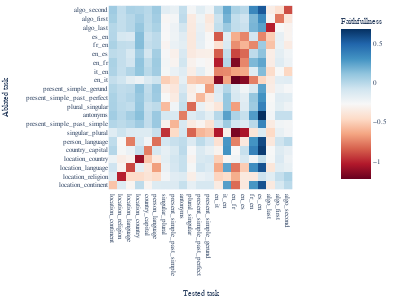

The cell this chart's notebook holds for it:
### Code cell
import numpy as np 

task_names = [x for x in task_names if x not in ["person_profession", "football_player_position"]]
heatmap_data = np.zeros((len(task_names), len(task_names)))


for i, first_task in enumerate(task_names):
    _faith = result_dict[(first_task, first_task)]["faithfullness"]
    idx = [i for i, x in enumerate(_faith) if x < 0.5][0]
    for j, second_task in enumerate(task_names):
        if first_task == second_task:
            faith = _faith
        else:
            faith = result_dict[(first_task, second_task)]["faithfullness"]
        heatmap_data[i, j] = faith[idx]

heatmap_data = np.flip(heatmap_data, axis=0)

fig = px.imshow(heatmap_data - 1, x=task_names, y=task_names[::-1], color_continuous_scale="RdBu", width=800,  height=600, 
                labels=dict(x="Tested task", y="Ablated task", color="Faithfullness"))

fig.update_layout(width =400, height=300, 
                font_family="Serif", font_size=7, 
                margin_l=5, margin_t=5, margin_b=5, margin_r=5)

import plotly.io as pio
pio.write_image(fig, "micrlhf-progress/images/circuit-ablation.pdf", width =400, height=300)

fig

### Figure 1 — Plotly figure (JSON) as saved in the notebook; plotly's stock layout.template omitted (floating-point values rounded to 4 significant figures; data arrays with more than 128 entries replaced by an {"elided": "..."} marker saying what was removed)
{"data": [{"coloraxis": "coloraxis", "hovertemplate": "Tested task: %{x}<br>Ablated task: %{y}<br>Faithfullness: %{z}<extra></extra>", "name": "0", "type": "heatmap", "x": ["location_continent", "location_religion", "location_language", "location_country", "country_capital", "person_language", "singular_plural", "present_simple_past_simple", "antonyms", "plural_singular", "present_simple_past_perfect", "present_simple_gerund", "en_it", "it_en", "en_fr", "en_es", "fr_en", "es_en", "algo_last", "algo_first", "algo_second"], "xaxis": "x", "y": ["algo_second", "algo_first", "algo_last", "es_en", "fr_en", "en_es", "en_fr", "it_en", "en_it", "present_simple_gerund", "present_simple_past_perfect", "plural_singular", "antonyms", "present_simple_past_simple", "singular_plural", "person_language", "country_capital", "location_country", "location_language", "location_religion", "location_continent"], "yaxis": "y", "z": {"elided": "21x21 float values"}}], "layout": {"coloraxis": {"colorbar": {"title": {"text": "Faithfullness"}}, "colorscale": [[0, "rgb(103,0,31)"], [0.1, "rgb(178,24,43)"], [0.2, "rgb(214,96,77)"], [0.3, "rgb(244,165,130)"], [0.4, "rgb(253,219,199)"], [0.5, "rgb(247,247,247)"], [0.6, "rgb(209,229,240)"], [0.7, "rgb(146,197,222)"], [0.8, "rgb(67,147,195)"], [0.9, "rgb(33,102,172)"], [1, "rgb(5,48,97)"]]}, "font": {"family": "Serif", "size": 7}, "height": 300, "margin": {"b": 5, "l": 5, "r": 5, "t": 5}, "width": 400, "xaxis": {"anchor": "y", "constrain": "domain", "domain": [0, 1], "scaleanchor": "y", "title": {"text": "Tested task"}}, "yaxis": {"anchor": "x", "autorange": "reversed", "constrain": "domain", "domain": [0, 1], "title": {"text": "Ablated task"}}}}
